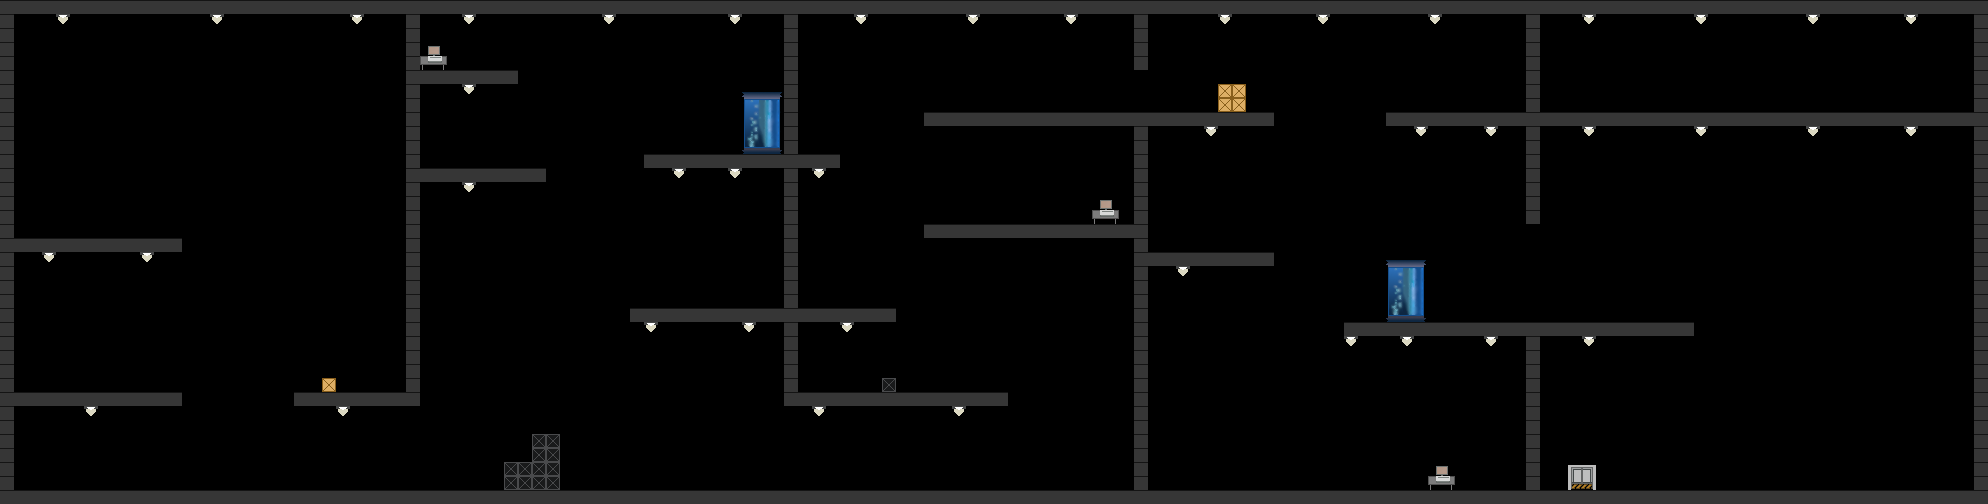

A 2D game scene composited from a Tiled map and its tileset images. What follows is a short description and the map's XML, with each tile layer's data collapsed to a summary:
An orthogonal 142x36 tile map with 14x14 px tiles, 5 tile layers (Walls, Boxes, Decorations, Computers, ...).

<map version="1.2" tiledversion="1.2.0" orientation="orthogonal" renderorder="right-down" width="142" height="36" tilewidth="14" tileheight="14" infinite="0" nextlayerid="28" nextobjectid="1">
 <tileset firstgid="1" source="Tile Set 1.tsx" />
 <layer id="23" name="Walls" width="142" height="36">
  <data>[5112 cells, 673 non-empty, 1 distinct tile ids]</data>
 </layer>
 <layer id="24" name="Boxes" width="142" height="36">
  <data>[5112 cells, 13 non-empty, 5 distinct tile ids]</data>
 </layer>
 <layer id="25" name="Decorations" width="142" height="36">
  <data>[5112 cells, 76 non-empty, 20 distinct tile ids]</data>
 </layer>
 <layer id="26" name="Computers" width="142" height="36">
  <data>[5112 cells, 12 non-empty, 4 distinct tile ids]</data>
 </layer>
 <layer id="27" name="PushBoxes" width="142" height="36">
  <data>[5112 cells, 12 non-empty, 6 distinct tile ids]</data>
 </layer>
</map>
